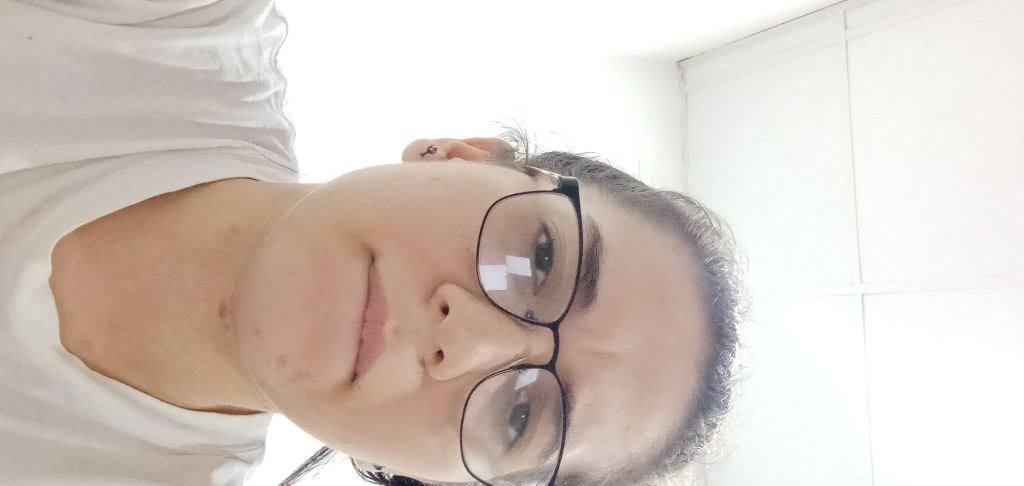
#> input picture assets/images/test/women/111.jpg, 3072 x 1456 px, found by its file name (shown at 1/3 size)
$ python preprocessing.py
#> lines starting #> are read from the running program, lines starting #| are printed output that depends on the picture
### src/input_handler.py
from PIL import Image
import numpy as np
import io

def load_image_from_path(path):
#> called with path = 'assets/images/train/women/111.jpg'
    image = Image.open(path).convert("RGB")
#> image is the input picture: PIL image 3072x1456 RGB; mean R, G, B 213.4, 202.2, 194.3
    return np.array(image)

def load_image_from_bytes(byte_data):
    image = Image.open(io.BytesIO(byte_data)).convert("RGB")
    return np.array(image)

def resize_image(image_np, target_size=(224, 224)):
#> called with target_size = (160, 160)
    image = Image.fromarray(image_np)
    image = image.resize(target_size)
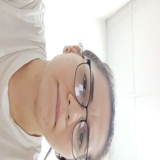
#> image: PIL image 160x160 RGB; mean R, G, B 213.4, 202.2, 194.3
    return np.array(image)

### src/preprocessing.py
import os
from PIL import Image
import numpy as np
from sklearn.preprocessing import LabelEncoder
from input_handler import *

def normalize_image(image_np):
    print("Normalizing image...")  # In ra thông báo
    image_np = image_np.astype("float32")
    image_np = (image_np - 127.5) / 127.5
    return image_np

def preprocess_image(image_path, target_size=(160, 160)):
    print(f"Processing image: {image_path}")  # In ra đường dẫn ảnh hiện tại
    image_np = load_image_from_path(image_path)
    if image_np is not None:
        image_resized = resize_image(image_np, target_size)
        if image_resized is not None:
            image_normalized = normalize_image(image_resized)
            print(f"Image {image_path} processed successfully.")
            return image_normalized
    print(f"Failed to process image: {image_path}")  # Thông báo nếu không thành công
    return None

def process_gender_dataset_from_folders(base_folder_path, target_size=(160, 160)):
    images = []
    labels = []
    label_encoder = LabelEncoder()

    print("Starting dataset processing...")

    for folder in ["train", "test"]:
        folder_path = os.path.join(base_folder_path, folder)
        for gender in ["women", "men"]:
            gender_folder_path = os.path.join(folder_path, gender)
            for file_name in os.listdir(gender_folder_path):
                if file_name.endswith(".jpg"):
                    image_path = os.path.join(gender_folder_path, file_name)
                    image_processed = preprocess_image(image_path, target_size)
                    if image_processed is not None:
                        images.append(image_processed)
                        labels.append(gender)

    labels_encoded = label_encoder.fit_transform(labels)

    print("Dataset processing completed.")
    return np.array(images), np.array(labels_encoded), label_encoder

base_folder_path = "assets/images"
images, labels, label_encoder = process_gender_dataset_from_folders(base_folder_path)

print(f"Processed {len(images)} images")
print(f"Unique labels: {label_encoder.classes_}")
